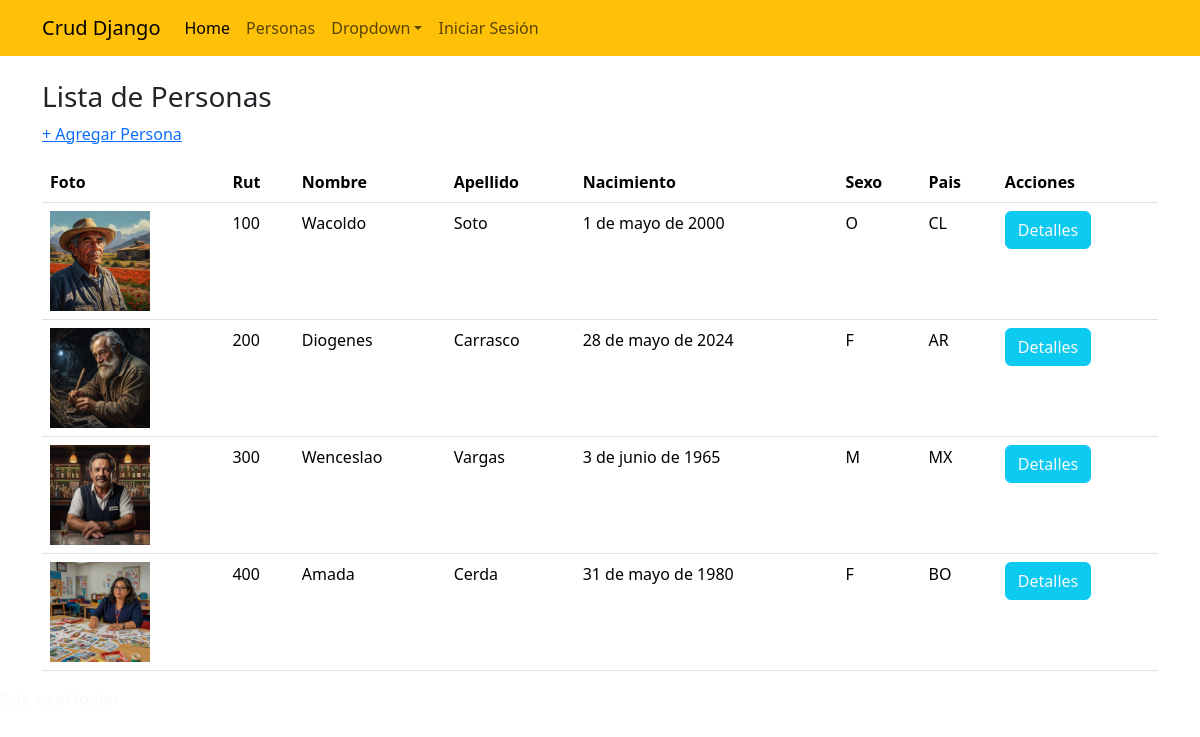
/personas/, run on an earlier commit of the app's database.
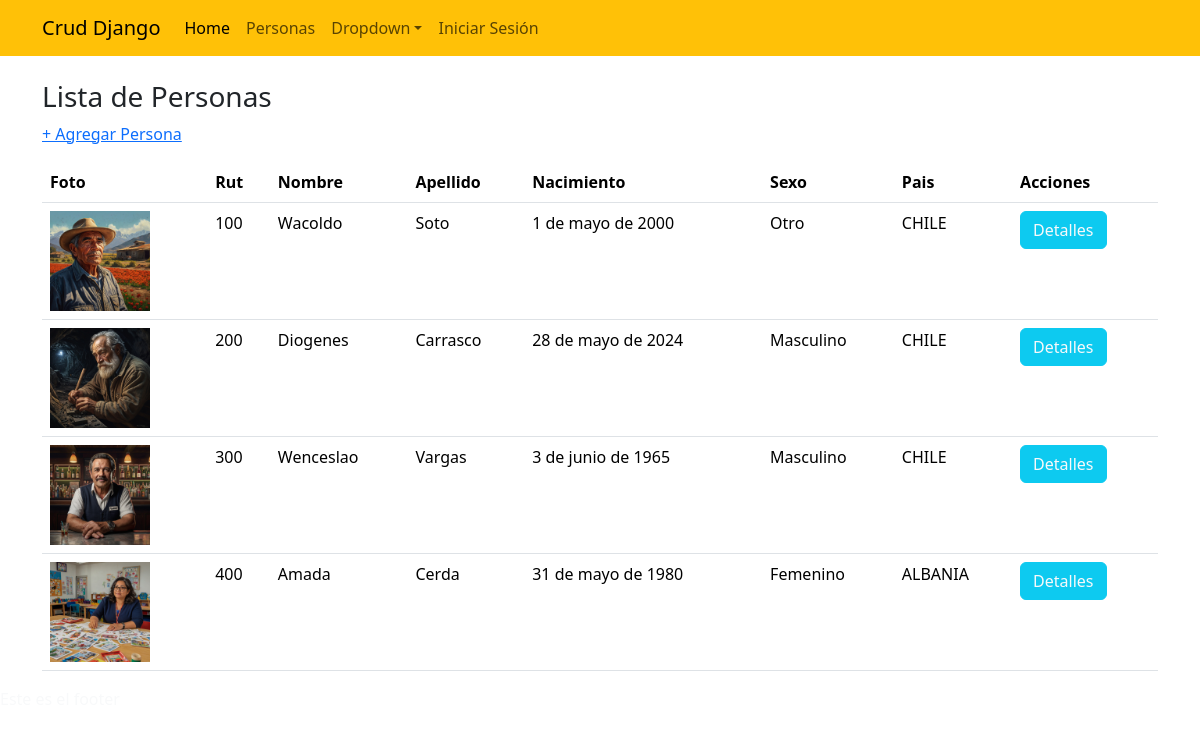
And on a later commit of the database.
### app_orm/models.py (models this page shows, shortened)
class Persona(models.Model):
    rut=models.CharField(max_length=10, primary_key=True, null=False)
    nombre=models.CharField(max_length=50, null=False)
    apellido=models.CharField(max_length=50, null=False)
    foto=models.ImageField("Imagen",upload_to='personas',null=True)
    f_nacto=models.DateField("Fecha de Nacimiento")
    sexo=models.CharField(max_length=10, default='Otro', choices=TIPO_SEXO)
    pais=models.CharField(max_length=50, choices=LISTA_PAISES, default='CL')

### app_orm/views.py (the view)
# urls.py: path('personas/',personas,name='personas'),
def personas(request):
    personas=Persona.objects.all()
    datos={
        "personas":personas
    }
    return render(request,'app_orm/personas.html',datos)

### app_orm/templates/app_orm/personas.html
{% extends "app_orm/base.html" %}
{% load static %}
{% block contenido %}
<div class="container mt-4">
    <h3>Lista de Personas</h3>
    <p><a href="{% url "crearpersona" %}"> + Agregar Persona</a></p>
    <div class="mt-3">
        <table class="table table-hover">
            <thead>
                <tr>
                    <th>Foto</th>
                    <th>Rut</th>
                    <th>Nombre</th>
                    <th>Apellido</th>
                    <th>Nacimiento</th>
                    <th>Sexo</th>
                    <th>Pais</th>
                    <th>Acciones</th>
                </tr>
            </thead>
            <tbody>
                {% for p in personas %}
                <tr>
                    <td><img src="{{p.foto.url}}" alt="foto" height="100"></td>
                    <td>{{p.rut}}</td>
                    <td>{{p.nombre}}</td>
                    <td>{{p.apellido}}</td>
                    <td>{{p.f_nacto}}</td>
                    <td>{{p.sexo}}</td>
                    <td>{{p.pais}}</td>
                    <td><a href="{% url "detallepersona" p.rut %}" role="button" class="btn btn-info text-light">Detalles</a></td>
                </tr>
                {% endfor %}
            </tbody>
        </table>
    </div>
</div>
{% endblock contenido %}

### app_orm/templates/app_orm/base.html (shortened to what this page needs)
{% load static %}
<!DOCTYPE html>
<html lang="es">
<head>
    <link href="https://cdn.jsdelivr.net/npm/bootstrap@5.3.3/dist/css/bootstrap.min.css" rel="stylesheet">
</head>
<body>
    <nav class="navbar navbar-expand-sm navbar-light bg-warning">
        <div class="container">
            <a class="navbar-brand" href="#">Crud Django</a>
            <div class="collapse navbar-collapse" id="collapsibleNavId">
                <ul class="navbar-nav me-auto mt-2 mt-lg-0">
                    <li class="nav-item">
                        <a class="nav-link active" href="{% url "index" %}" aria-current="page">Home
                            <span class="visually-hidden">(current)</span></a>
                    </li>
                    <li class="nav-item">
                        <a class="nav-link" href="{% url "personas" %}">Personas</a>
                    </li>
                    <li class="nav-item dropdown">
                        <a class="nav-link dropdown-toggle" href="#" id="dropdownId" data-bs-toggle="dropdown"
                            aria-haspopup="true" aria-expanded="false">Dropdown</a>
                    </li>
                    {% if user.is_authenticated %}
                        <li class="nav-item">
                            <a class="nav-link text-light" href=""> Hola {{user.username}}  |</a>
                        </li>
                        <li class="nav-item">
                            <a class="nav-link text-light" href="{% url "salir" %}">Cerrar Sesión</a>
                        </li>
                    {% else %}
                        <li class="nav-item">
                            <a class="nav-link" href="{% url "login" %}">Iniciar Sesión</a>
                        </li>
                    {% endif %}
                </ul>
            </div>
        </div>
    </nav>
    {% block contenido %}
    {% endblock contenido %}
    <footer>
        <div class="bg-gray text-light">
            <p>Este es el footer</p>
        </div>
    </footer>
</body>
</html>

What changed in the data, as far as the page shows it:
changed Persona "Wacoldo": sexo "O" → "Otro"; pais "CL" → "CHILE"
changed Persona "Diogenes": sexo "F" → "Masculino"; pais "AR" → "CHILE"
changed Persona "Wenceslao": sexo "M" → "Masculino"; pais "MX" → "CHILE"
changed Persona "Amada": sexo "F" → "Femenino"; pais "BO" → "ALBANIA"
